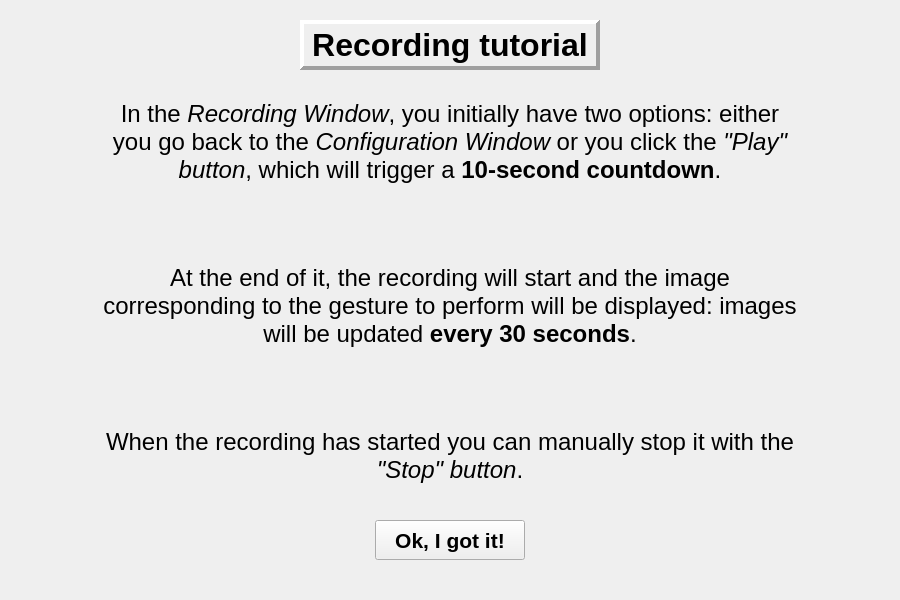
<?xml version="1.0" encoding="UTF-8"?>
<ui version="4.0">
 <class>RecordingTutorial_Window</class>
 <widget class="QWidget" name="RecordingTutorial_Window">
  <property name="geometry">
   <rect>
    <x>0</x>
    <y>0</y>
    <width>900</width>
    <height>600</height>
   </rect>
  </property>
  <property name="windowTitle">
   <string>Form</string>
  </property>
  <widget class="QLabel" name="RecordingTutorial_Title_Label">
   <property name="geometry">
    <rect>
     <x>300</x>
     <y>20</y>
     <width>300</width>
     <height>50</height>
    </rect>
   </property>
   <property name="font">
    <font>
     <pointsize>24</pointsize>
     <weight>75</weight>
     <bold>true</bold>
    </font>
   </property>
   <property name="frameShape">
    <enum>QFrame::Panel</enum>
   </property>
   <property name="frameShadow">
    <enum>QFrame::Raised</enum>
   </property>
   <property name="lineWidth">
    <number>4</number>
   </property>
   <property name="text">
    <string>Recording tutorial</string>
   </property>
   <property name="alignment">
    <set>Qt::AlignCenter</set>
   </property>
  </widget>
  <widget class="QLabel" name="RecordingTutorial_Text_Label">
   <property name="geometry">
    <rect>
     <x>100</x>
     <y>100</y>
     <width>700</width>
     <height>400</height>
    </rect>
   </property>
   <property name="font">
    <font>
     <pointsize>18</pointsize>
    </font>
   </property>
   <property name="text">
    <string>&lt;html&gt;&lt;head/&gt;&lt;body&gt;&lt;p&gt;In the &lt;span style=&quot; font-style:italic;&quot;&gt;Recording Window&lt;/span&gt;, you initially have two options: either you go back to the &lt;span style=&quot; font-style:italic;&quot;&gt;Configuration Window&lt;/span&gt; or you click the &lt;span style=&quot; font-style:italic;&quot;&gt;&amp;quot;Play&amp;quot; button&lt;/span&gt;, which will trigger a &lt;span style=&quot; font-weight:600;&quot;&gt;10-second countdown&lt;/span&gt;.&lt;/p&gt;&lt;p&gt;&lt;br/&gt;&lt;/p&gt;&lt;p&gt;At the end of it, the recording will start and the image corresponding to the gesture to perform will be displayed: images will be updated &lt;span style=&quot; font-weight:600;&quot;&gt;every 30 seconds&lt;/span&gt;.&lt;/p&gt;&lt;p&gt;&lt;br/&gt;&lt;/p&gt;&lt;p&gt;When the recording has started you can manually stop it with the &lt;span style=&quot; font-style:italic;&quot;&gt;&amp;quot;Stop&amp;quot; button&lt;/span&gt;.&lt;/p&gt;&lt;/body&gt;&lt;/html&gt;</string>
   </property>
   <property name="alignment">
    <set>Qt::AlignHCenter|Qt::AlignTop</set>
   </property>
   <property name="wordWrap">
    <bool>true</bool>
   </property>
  </widget>
  <widget class="QPushButton" name="Continue_Button">
   <property name="geometry">
    <rect>
     <x>375</x>
     <y>520</y>
     <width>150</width>
     <height>40</height>
    </rect>
   </property>
   <property name="font">
    <font>
     <pointsize>16</pointsize>
     <weight>75</weight>
     <bold>true</bold>
    </font>
   </property>
   <property name="text">
    <string>Ok, I got it!</string>
   </property>
  </widget>
 </widget>
 <resources/>
 <connections/>
</ui>
